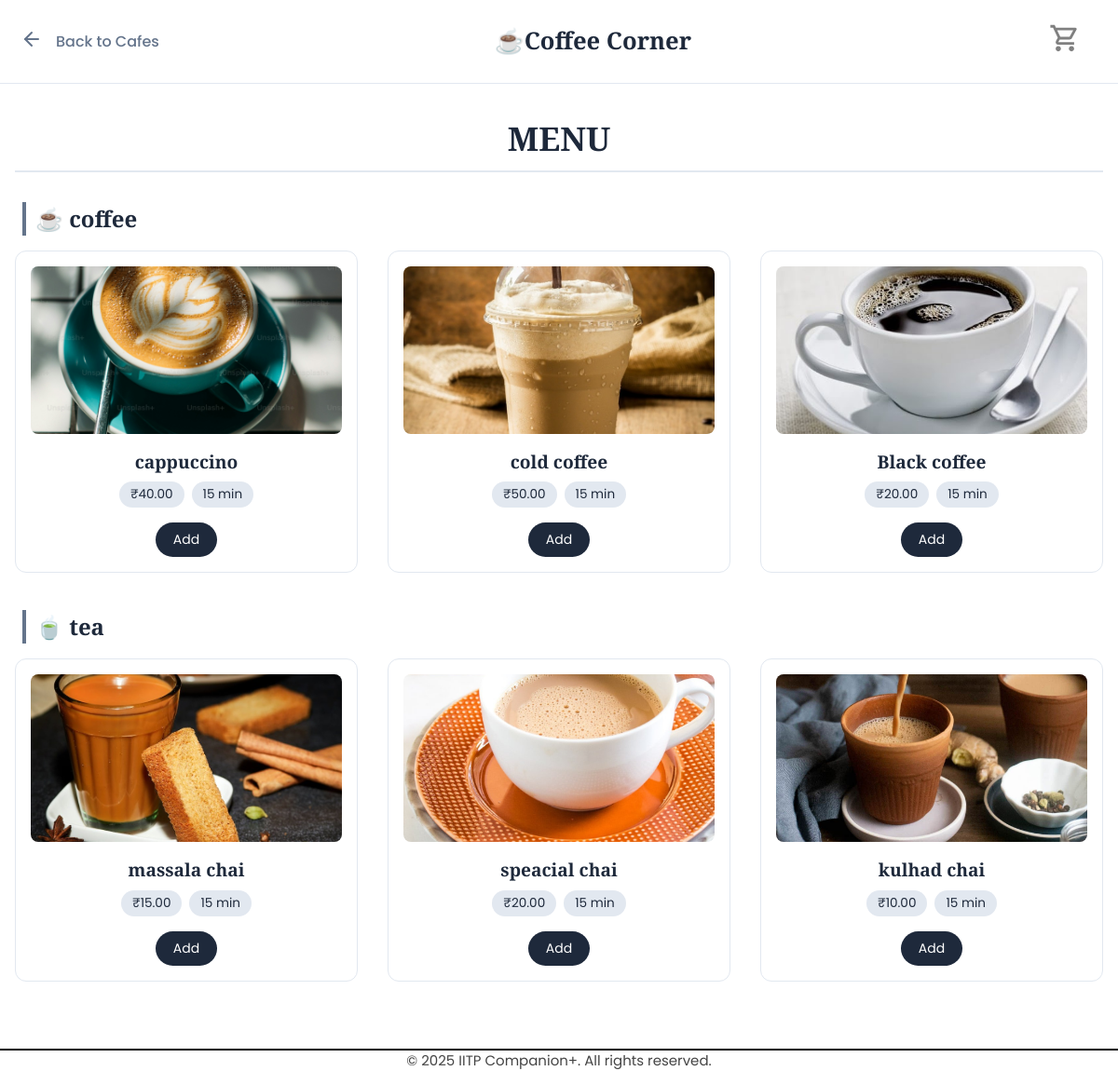
The app's page /order/coffee-corner/ with its own data.
### Orderfood/models.py (models this page shows, shortened)
class Canteen(models.Model):
    name = models.CharField(max_length=100, default=None)
    description = models.TextField(default=None)
    opening_time = models.TimeField(default="07:00")
    closing_time = models.TimeField(default="22:00")
    image = models.ImageField(upload_to='canteen_images/')
    mobile_number = models.CharField(max_length=15)
    address = models.TextField()
    canteen_id = models.CharField(max_length=50, unique=True)
    email = models.EmailField()
    delivery_time = models.CharField(max_length=15,null=True,default="20 min")
    slug = AutoSlugField(populate_from='name', unique=True, always_update=False)

class MenuItem(models.Model):
    canteen = models.ForeignKey(Canteen, on_delete=models.CASCADE, related_name='menu_items')
    category = models.CharField(max_length=100, default="Main Meal")
    name = models.CharField(max_length=100)
    description = models.TextField()
    price = models.DecimalField(max_digits=6, decimal_places=2)
    image = models.ImageField(upload_to='menu_images/')
    delivery_time = models.CharField(max_length=15,null=True,default="20 min")
    slug = AutoSlugField(populate_from='name', unique=True, always_update=False)

### IITP_copanion_plus/views.py (the view, shortened to what this page needs)
# urls.py: path('order/<slug>/', views.menu_page, name='menu_page'),
def menu_page(request, slug):
    user_id = request.session.get('user_id')
    canteen = get_object_or_404(Canteen, slug=slug)
    items = MenuItem.objects.filter(canteen=canteen)
    cart = []
    total_price = 0
    total_item = 0
    all_items = []
    categorized_items = {}
    for item in items:
        category = item.category or "Others"
        categorized_items.setdefault(category, []).append(item)
    context = {
        'cart': cart,
        'all_items': all_items,
        'total_price': total_price,
        'total_item': total_item,
        'canteen': canteen,
        'categorized_items': categorized_items
    }
    return render(request, 'menu.html', context)

### Webusers/context_processors.py (called while the page is built)
def users_context(request):
    user_id = request.session.get('user_id')
    webuser = None
    profile = None
    if user_id:
        try:
            webuser = Users.objects.get(id=user_id)
            profile, created = UserProfile.objects.get_or_create(user=webuser)
        except Users.DoesNotExist:
            pass
    return {
        'webuser': webuser,
        'profile': profile
    }

### notifications/context_processors.py (called while the page is built, shortened)
def notification_context(request):
    user_id = request.session.get('user_id')
    if not user_id:
        return {'notifications': []}

### templates/menu.html (shortened to what this page needs)
{% extends "base2.html" %}
{% load static %}
{% block content %}
<link rel="stylesheet" href="{% static 'css/menu.css' %}">
<header>
  <nav>
    <div class="back">
      <a href="{% url 'order' %}">
        <button>
          <svg xmlns="http://www.w3.org/2000/svg" width="24" height="24" fill="none"
            stroke="currentColor" stroke-width="2" stroke-linecap="round" stroke-linejoin="round"
            class="lucide lucide-arrow-left">
            <path d="m12 19-7-7 7-7"></path>
            <path d="M19 12H5"></path>
          </svg>
        </button>
      </a>
      <p class="hide-mobile">Back to Cafes</p>
    </div>
    <div class="text-center">
      <h2>{{ canteen.name|default:"Cafe Name" }}</h2>
    </div>
    <div class="nav-logo">
      <div style="cursor: pointer;" class="cart-icon" id="cart-icon">
      </div>
    </div>
  </nav>
</header>
<section class="menu">
  <h1>MENU</h1>
  {% for category, items in categorized_items.items %}
    <div class="cards">
      <div class="cards-head">
        <h2>{{ category }}</h2>
      </div>
      <div class="cards-grid">
        {% for item in items %}
        <div class="card">
          <img src="{{ item.image.url }}" alt="{{ item.name }}" class="item-img">
          <div class="dish-info">
            <h2>{{ item.name }}</h2>
            <div class="details-row">
              <span class="price">₹{{ item.price }}</span>
              <span class="delivery">15 min</span>
            </div>
             <button style="cursor: pointer;" class="add-btn" onclick="add_to_cart({{ item.id }})">
              Add
            </button>
          </div>
        </div>
        {% endfor %}
      </div>
    </div>
  {% empty %}
    <p>No menu items available.</p>
  {% endfor %}
</section>
<footer>
    <div class="Rights-reserved" style="padding: 0; margin: 0;">
        <p>&copy; 2025 IITP Companion+. All rights reserved.</p>
    </div>
</footer>
{% endblock %}

### templates/base2.html (shortened to what this page needs)
<!DOCTYPE html>
{% load static %}
<html lang="en">
<head>
</head>
<body>
    {% block content %}{% endblock %}
</body>
</html>

### static/css/menu.css (style rules this page uses)
* { margin: 0; padding: 0; box-sizing: border-box; }
body { font-family: "Poppins", sans-serif; background-color: #fff; color: #1e293b; line-height: 1.5; }
a, button { cursor: pointer; text-decoration: none; font-family: inherit; }
h1, h2 { font-family: "Playfair Display", serif; }
h1 { font-weight: 600; font-size: 2rem; text-align: center; }
h2 { font-weight: 600; font-size: 1.25rem; }
header { border-bottom: 1px solid #e2e8f0; background: white; padding: 1rem; position: sticky; top: 0; z-index: 100; }
nav { display: flex; justify-content: space-between; align-items: center; flex-wrap: wrap; }
.nav-logo { margin: 0 1rem; padding: 0.5rem; border-radius: 50%; }
.back { display: flex; align-items: center; gap: 0.5rem; color: #64748b; font-weight: 500; text-decoration: none; }
.back p { display: block; }
.back button { background: none; border: none; color: #64748b; padding: 6px; border-radius: 50%; transition: background 0.2s; }
nav h2 { text-align: center; flex: 1; color: #1e293b; font-size: 1.6rem; font-weight: 600; }
.menu { padding: 2rem 1rem; max-width: 1200px; margin: 0 auto; }
.menu h1 { border-bottom: 2px solid #e2e8f0; display: inline-block; padding-bottom: 0.5rem; margin-bottom: 2rem; text-align: center; width: 100%; font-size: 2.2rem; }
.cards-head { margin-bottom: 1rem; padding-left: 0.5rem; }
.cards-head h2 { font-size: 1.5rem; color: #1e293b; border-left: 4px solid #64748b; padding-left: 10px; }
.cards { margin-bottom: 2.5rem; }
.cards-grid { display: grid; grid-template-columns: repeat(auto-fill, minmax(280px, 1fr)); gap: 2rem; }
.card { border: 1px solid #e2e8f0; border-radius: 12px; padding: 1rem; display: flex; flex-direction: column; align-items: center; text-align: center; transition: box-shadow 0.3s, transform 0.3s; background-color: white; }
.card img { width: 100%; height: 180px; object-fit: cover; border-radius: 8px; margin-bottom: 1rem; }
.card h2 { font-size: 1.2rem; margin-bottom: 0.4rem; }
.card .details-row { display: flex; justify-content: center; gap: 0.5rem; flex-wrap: wrap; margin-bottom: 1rem; }
.card .price, .card .delivery { background-color: #e2e8f0; color: #1e293b; font-size: 0.85rem; padding: 4px 12px; border-radius: 20px; }
.card button { background-color: #1e293b; color: white; padding: 0.5rem 1.2rem; border-radius: 24px; font-size: 0.875rem; border: none; transition: background-color 0.3s; }
.Rights-reserved { text-align: center; padding: 20px 10px; border-top: 2px solid #000; font-size: 15px; color: #444; width: 100%; margin-bottom: 50px; }

### records on screen
Canteen: name "☕Coffee Corner"
MenuItem: category "☕ coffee", image (picture), name "cappuccino", price "40.00"
MenuItem: image (picture), name "cold coffee", price "50.00"
MenuItem: image (picture), name "Black coffee", price "20.00"
MenuItem: category "🍵 tea", image (picture), name "massala chai", price "15.00"
MenuItem: image (picture), name "speacial chai", price "20.00"
MenuItem: image (picture), name "kulhad chai", price "10.00"
